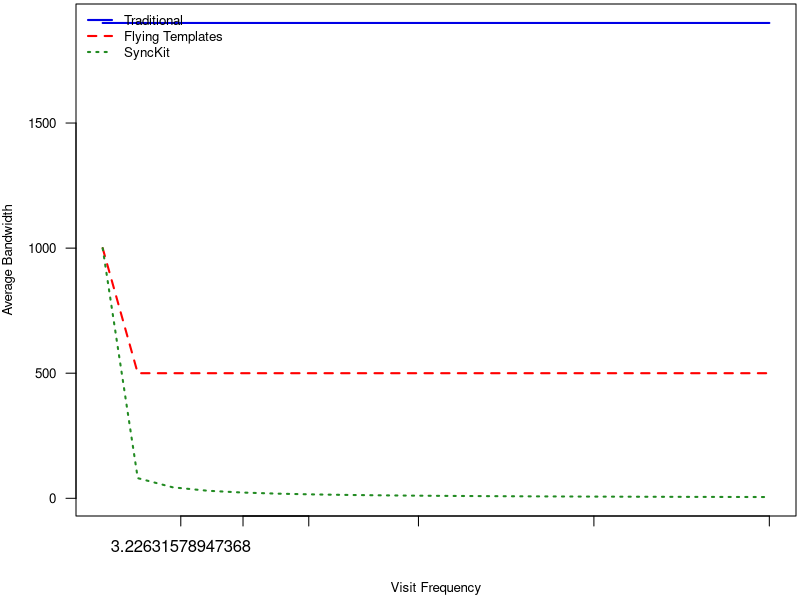

Generate this figure with R:
# ============================================================================
# PLOT 2
# Theoretical Bytes Transferred
# ----------------------------------------------------------------------------
# Parameters
#
templateSize <- 400
dataItemSize <- 50
dataTemplateSize <- 100
itemsPerPage <- 10
scaleMin <- 0.1
scaleMax <- 10
# ============================================================================

# Set up all the useful components of the necessary calculation
singleTraditionalPage <- templateSize + 
                         (itemsPerPage * (dataTemplateSize+dataItemSize))
firstFlyingPage <- templateSize + 
                   dataTemplateSize + 
                   (itemsPerPage * dataItemSize)
nthFlyingPage <- itemsPerPage * dataItemSize
firstSyncKitPage <- firstFlyingPage

expectedNewItems <- function(rate) {
    return(1/rate)
}

nthSyncKitPage <- function(rate) {
    # We have access to the outside scope here
    # dataItemSize binds correctly to the value above
    return(expectedNewItems(rate) * dataItemSize)
}

# Now we'll generate the series
points <- seq(from=scaleMin,to=scaleMax,length=20)
traditional <- rep(singleTraditionalPage, length(points))
flying <- rep(nthFlyingPage, length(points))
flying[1] <- firstFlyingPage
syncKit <- nthSyncKitPage(points)
syncKit[1] <- firstSyncKitPage

bandwidthTable = data.frame(
    traditional=traditional,
    flying=flying,
    syncKit=syncKit
)

#
plot_colors <- c(rgb(r=0.0,g=0.0,b=0.9), "red", "forestgreen")

# Start PDF device driver to save output to figure.pdf
pdf(file="theoretical_bandwidth.pdf", height=3.5, width=5)

# Trim off excess margin space (bottom, left, top, right)par(mar=c(4.2, 3.8, 0.2, 0.2))
par(mar=c(4.2, 3.8, 0.2, 0.2))

# Graph autos using a y axis that uses the full range of value
# in autos_data. Label axes with smaller font and use larger 
# line widths.
plot(bandwidthTable$traditional, 
    type="l", 
    col=plot_colors[1], 
    ylim=range(bandwidthTable), 
    axes=F, 
    ann=T, 
    xlab="Visit Frequency",
    ylab="Average Bandwidth", 
    cex.lab=0.8, 
    lwd=2
)

# Make x axis tick marks without labels
axis(1, lab=F)


# Plot y axis with smaller horizontal labels 
axis(1, at=points[seq(7, length(points), 7)], lab=points[seq(7, length(points), 7)])
axis(2, las=1, cex.axis=0.8)


# Create box around plot
box()

# Graph trucks with thicker red dashed line
lines(bandwidthTable$flying, type="l", lty=2, lwd=2, col=plot_colors[2])

# Graph suvs with thicker green dotted line
lines(bandwidthTable$syncKit, type="l", lty=3, lwd=2, col=plot_colors[3])

# Create a legend in the top-left corner that is slightly  
# smaller and has no border
legend("topleft", c("Traditional", "Flying Templates", "SyncKit"), cex=0.8, col=plot_colors, 
   lty=1:3, lwd=2, bty="n");
  
# Turn off device driver (to flush output to PDF)
dev.off()

# Restore default margins
par(mar=c(5, 4, 4, 2) + 0.1)
